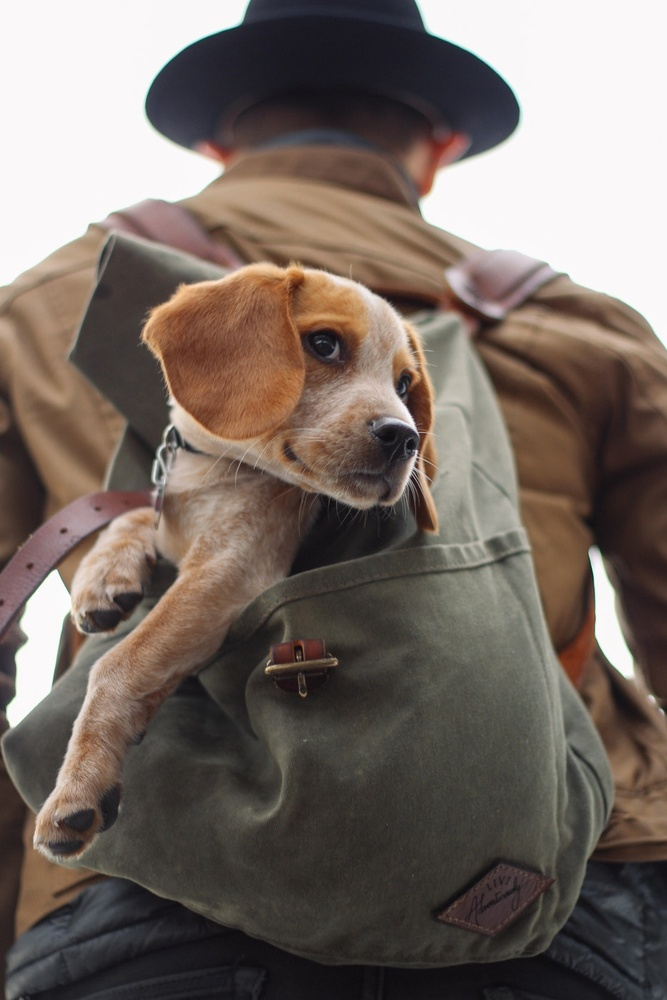
#> input picture Week2/Week 2 Codes/dog_backpack.jpg, 667 x 1000 px, shrunk from 934 x 1401 before the run
$ python 'Week 2-OpenImage.py'
#> lines starting #> are read from the running program, lines starting #| are printed output that depends on the picture
# MUST BE RUN AS .py SCRIPT IN ORDER TO WORK.
# WARNING: RUNNING THIS CELL WILL KILL THE KERNEL IF YOU USE JUPYTER DIRECTLY

import cv2

img = cv2.imread('dog_backpack.jpg',cv2.IMREAD_GRAYSCALE)
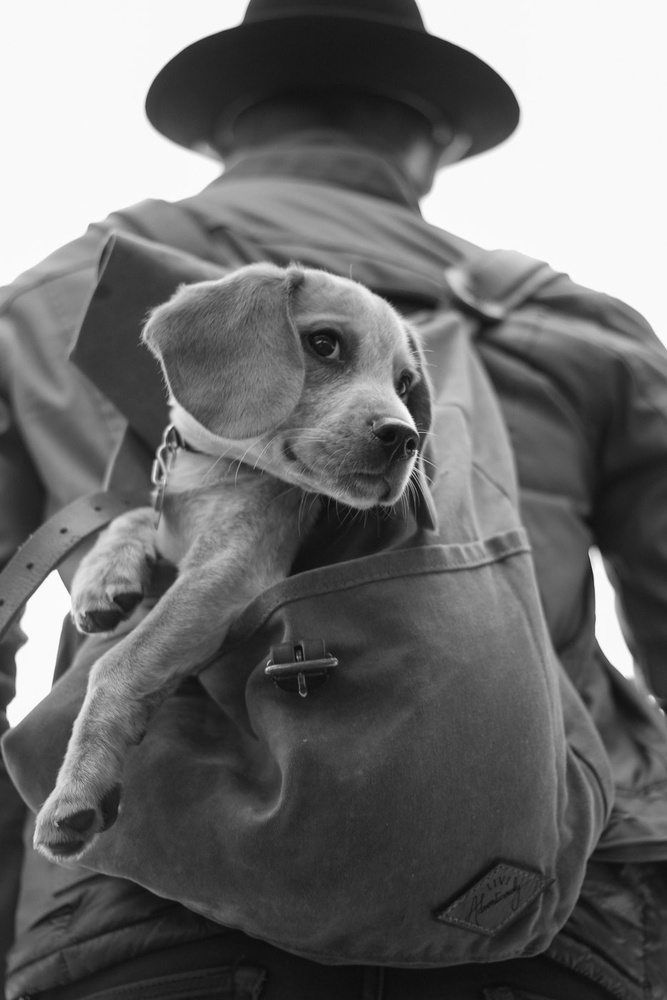
#> img: shape (1000, 667); min 10, max 254, mean 109.3
while True:
    # Show the image with OpenCV
    cv2.imshow('window_name',img)
    # Wait for something on keyboard to be pressed to close window.
    #if we've waited at least one 1msec AND we've pressed the escape key (27)
    if cv2.waitKey(1) & 0xFF==27:
#> (key Esc is pressed here)
        break

cv2.destroyAllWindows()
#    cv2.waitKey()
